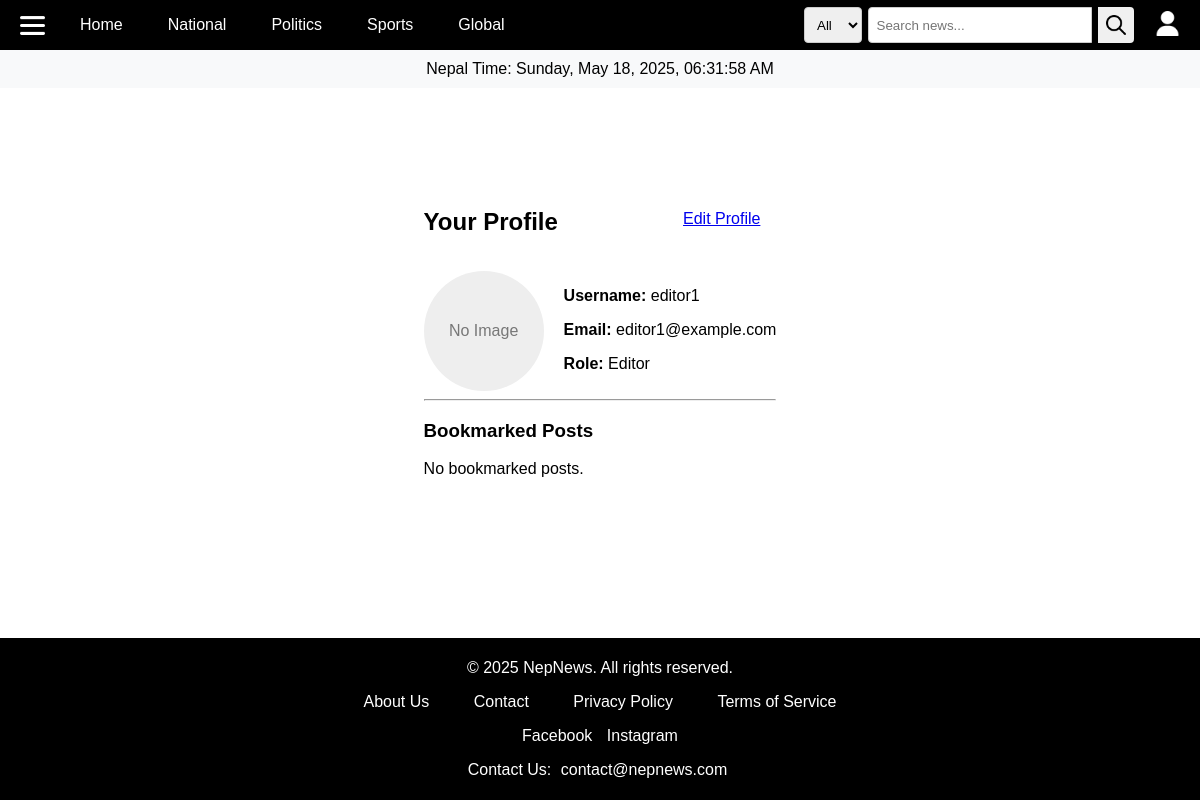
Screenshot of /profile/ (signed in) with the database file from the repository.
### newsapp/models.py (models this page shows, shortened)
class Category(models.Model):
    name = models.CharField(max_length=100)

class UserProfile(models.Model):
    ROLE_CHOICES = (
        ('user', 'User'),
        ('writer', 'Writer'),
        ('editor', 'Editor'),
        ('admin', 'Admin'),
        ('ads_manager', 'Ads Manager'),
    )
    user = models.OneToOneField(User, on_delete=models.CASCADE)
    role = models.CharField(max_length=15, choices=ROLE_CHOICES, default='user')
    bio = models.TextField(blank=True, null=True)
    profile_pic = models.ImageField(upload_to='profile_pics/', blank=True, null=True)

### newsapp/views.py (the view)
# urls.py: path('profile/', views.profile_page, name='profile'),
@login_required
def profile_page(request):
    return render(request, 'profile.html', {'user': request.user})

### newsapp/context_processors.py (called while the page is built)
def base_context(request):
    return {'categories': Category.objects.all()}

### templates/profile.html (shortened to what this page needs)
{% extends 'base.html' %}
{% block content %}
<div style="max-width: 800px; margin: 80px auto 20px; padding: 20px;">
    <div style="display: flex; align-items: center; justify-content: space-between;">
        <h2>Your Profile</h2>
        <a href="{% url 'edit-profile' %}" class="btn btn-primary" style="padding: 8px 16px;">Edit Profile</a>
    </div>
    <div style="display: flex; gap: 20px; margin-top: 20px; flex-wrap: wrap;">
        {% if user.userprofile.profile_pic %}
            <img src="{{ user.userprofile.profile_pic.url }}" alt="Profile Picture"
                 style="width: 120px; height: 120px; object-fit: cover; border-radius: 50%; border: 2px solid #ccc;">
        {% else %}
            <div style="width: 120px; height: 120px; background: #eee; border-radius: 50%;
                        display: flex; align-items: center; justify-content: center; color: #777;">
                No Image
            </div>
        {% endif %}
        <div style="flex: 1;">
            <p><strong>Username:</strong> {{ user.username }}</p>
            <p><strong>Email:</strong> {{ user.email }}</p>
            <p><strong>Role:</strong> {{ user.userprofile.get_role_display }}</p>
        </div>
    </div>
    <hr>
    <h3>Bookmarked Posts</h3>
    {% if user.bookmark_set.all %}
        <ul style="padding-left: 20px;">
            {% for bookmark in user.bookmark_set.all %}
                <li>
                    <a href="{% url 'view-post' bookmark.post.id %}">{{ bookmark.post.title }}</a>
                </li>
            {% endfor %}
        </ul>
    {% else %}
        <p>No bookmarked posts.</p>
    {% endif %}
</div>
{% endblock %}

### templates/base.html (shortened to what this page needs)
{% load static %}
<!DOCTYPE html>
<html lang="en">
<head>
    <link rel="stylesheet" href="{% static 'css/style.css' %}">
</head>
<body>
    <header>
        <div class="nav-container">
            <div class="menu">
                <img src="{% static 'images/menu.png' %}" alt="Menu" class="menu-icon" onclick="toggleSidebar()">
            </div>
            <nav class="navbar">
                <ul>
                    <li><a href="{% url 'home-page' %}">Home</a></li>
                    {% for category in categories %}
                        <li><a href="{% url 'category-post' category.id %}">{{ category.name }}</a></li>
                    {% endfor %}
                </ul>
            </nav>
            <div class="right-icons">
                <div class="search-container">
                    <form action="{% url 'search-posts' %}" method="get" class="search-form">
                        <div class="custom-select">
                            <select name="category" class="search-category">
                                <option value="">All</option>
                            </select>
                        </div>
                        <input type="text" name="q" class="search-input" placeholder="Search news..." value="{{ request.GET.q }}">
                        <button type="submit" class="search-button">
                            <img src="{% static 'images/search.png' %}" alt="Search" class="search-icon">
                        </button>
                    </form>
                </div>
                {% if user.is_authenticated %}
                    <a href="{% url 'profile' %}">
                        <img class="user" src="{% static 'images/user.png' %}" alt="User Profile">
                    </a>
                {% else %}
                    <img class="user" src="{% static 'images/user.png' %}" alt="User Profile" id="user-icon" onclick="openAuthModal()">
                {% endif %}
            </div>
        </div>
    </header>
    <div class="time-container">
        <span id="nepal-time">Nepal Time: Loading...</span>
    </div>
    {% block content %}
    {% endblock %}
    <footer>
        <p>© 2025 NepNews. All rights reserved.</p>
        <ul>
            <li><a href="{% url 'about-page' %}">About Us</a></li>
            <li><a href="{% url 'contact-page' %}">Contact</a></li>
            <li><a href="{% url 'privacy-policy' %}">Privacy Policy</a></li>
            <li><a href="{% url 'terms-page' %}">Terms of Service</a></li>
        </ul>
        <div>
            <a href="https://www.facebook.com">Facebook</a>
            <a href="https://www.instagram.com">Instagram</a>
        </div>
        <p>Contact Us: <a href="mailto:contact@nepnews.com">contact@nepnews.com</a></p>
    </footer>
</body>
</html>

### static/css/style.css (style rules this page uses)
body { margin: 0; padding: 0; box-sizing: border-box; font-family: Arial, sans-serif; display: flex; flex-direction: column; min-height: 100vh; }
header { background-color: #000000; height: 50px; width: 100%; margin: 0; padding: 0; display: flex; justify-content: space-evenly; align-items: center; overflow: hidden; position: fixed; top: 0; z-index: 1000; }
.nav-container { width: 100%; display: flex; justify-content: flex-start; align-items: center; }
.menu { display: flex; align-items: center; margin: 20px; }
.menu img { height: 100%; width: 25px; cursor: pointer; filter: invert(1); }
.navbar ul { list-style: none; padding: 0; margin: 0; display: flex; justify-content: center; gap: 15px; }
.navbar a { color: white; text-decoration: none; padding: 10px 15px; display: block; }
.right-icons { display: flex; justify-content: space-between; align-items: center; gap: 15px; margin: 20px; margin-left: auto; }
.right-icons img { width: 25px; cursor: pointer; justify-content: space-evenly; }
.user { filter: brightness(0) invert(); }
.search-container form { display: flex; align-items: center; gap: 6px; padding: 6px; }
.search-category, .search-input { height: 36px; margin: 0; box-sizing: border-box; }
.search-button { background-color: #de7b7b; border: none; padding: 6px; border-radius: 12px; cursor: pointer; display: flex; align-items: center; justify-content: center; width: 36px; height: 36px; margin: 0; box-sizing: border-box; }
.search-icon { width: 16px; height: 16px; display: block; }
h2 { margin-bottom: 15px; }
input, textarea, select { width: 100%; padding: 8px; margin-bottom: 10px; border: 1px solid #ccc; border-radius: 4px; }
button { width: 100%; padding: 10px; background-color: white; border: none; color: black; border-radius: 4px; cursor: pointer; }
footer { flex-shrink: 0; background-color: black; color: white; text-align: center; padding: 5px; margin-top: auto; }
footer ul { list-style-type: none; padding: 0; }
footer ul li { display: inline; margin: 0 15px; }
footer a { color: white; text-decoration: none; padding: 5px; }
.search-container form { display: flex; align-items: center; }
.search-input { padding: 8px; border: 1px solid #ccc; border-radius: 4px 0 0 4px; outline: none; }
.search-button { background: none; border: none; padding: 8px; cursor: pointer; border-radius: 0 4px 4px 0; background-color: #f0f0f0; }
.search-button img { width: 20px; height: 20px; }
.time-container { text-align: center; padding: 10px; background: #f8f9fa; margin-top: 50px; }

### rows the page displays
Category: name "National"
Category: name "Politics"
Category: name "Sports"
Category: name "Global"

### other values shown
{{ user.username }} "editor1"
{{ user.email }} "editor1@example.com"
{{ user.userprofile.get_role_display }} "Editor"
